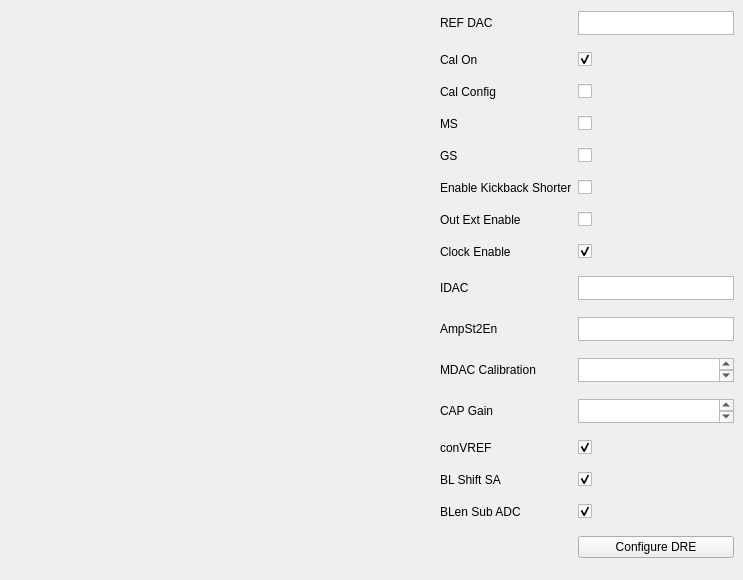
            <widget class="QWidget" name="channel1DRETab">
             <attribute name="title">
              <string>DRE</string>
             </attribute>
             <widget class="QWidget" name="gridLayoutWidget_26">
              <property name="geometry">
               <rect>
                <x>440</x>
                <y>0</y>
                <width>294</width>
                <height>571</height>
               </rect>
              </property>
              <layout class="QGridLayout" name="ch2DreGridLayout_2">
               <item row="13" column="1">
                <widget class="QCheckBox" name="coluta13ch1BLShiftSABox">
                 <property name="text">
                  <string/>
                 </property>
                 <property name="checked">
                  <bool>true</bool>
                 </property>
                </widget>
               </item>
               <item row="12" column="1">
                <widget class="QCheckBox" name="coluta13ch1conVREFBox">
                 <property name="text">
                  <string/>
                 </property>
                 <property name="checked">
                  <bool>true</bool>
                 </property>
                </widget>
               </item>
               <item row="8" column="1">
                <widget class="QPlainTextEdit" name="coluta13ch1IDACBox">
                 <property name="maximumSize">
                  <size>
                   <width>16777215</width>
                   <height>24</height>
                  </size>
                 </property>
                 <property name="verticalScrollBarPolicy">
                  <enum>Qt::ScrollBarAlwaysOff</enum>
                 </property>
                 <property name="horizontalScrollBarPolicy">
                  <enum>Qt::ScrollBarAlwaysOff</enum>
                 </property>
                </widget>
               </item>
               <item row="15" column="1">
                <widget class="QCheckBox" name="coluta13ch1BLENSUBADCBox">
                 <property name="text">
                  <string/>
                 </property>
                 <property name="checked">
                  <bool>true</bool>
                 </property>
                </widget>
               </item>
               <item row="7" column="0">
                <widget class="QLabel" name="ch2CLK_ENLabel_2">
                 <property name="maximumSize">
                  <size>
                   <width>16777215</width>
                   <height>20</height>
                  </size>
                 </property>
                 <property name="text">
                  <string>Clock Enable</string>
                 </property>
                </widget>
               </item>
               <item row="13" column="0">
                <widget class="QLabel" name="ch2MSLabel_2">
                 <property name="maximumSize">
                  <size>
                   <width>16777215</width>
                   <height>20</height>
                  </size>
                 </property>
                 <property name="text">
                  <string>BL Shift SA</string>
                 </property>
                </widget>
               </item>
               <item row="3" column="0">
                <widget class="QLabel" name="label_32">
                 <property name="maximumSize">
                  <size>
                   <width>16777215</width>
                   <height>20</height>
                  </size>
                 </property>
                 <property name="text">
                  <string>MS</string>
                 </property>
                </widget>
               </item>
               <item row="12" column="0">
                <widget class="QLabel" name="ch2GSLabel_2">
                 <property name="maximumSize">
                  <size>
                   <width>16777215</width>
                   <height>20</height>
                  </size>
                 </property>
                 <property name="text">
                  <string>conVREF</string>
                 </property>
                </widget>
               </item>
               <item row="6" column="1">
                <widget class="QCheckBox" name="coluta13ch1OutExtEnBox">
                 <property name="text">
                  <string/>
                 </property>
                </widget>
               </item>
               <item row="2" column="1">
                <widget class="QCheckBox" name="coluta13ch1CalConfig1Box">
                 <property name="text">
                  <string/>
                 </property>
                </widget>
               </item>
               <item row="4" column="0">
                <widget class="QLabel" name="ch2CAPGAINLabel_2">
                 <property name="maximumSize">
                  <size>
                   <width>16777215</width>
                   <height>20</height>
                  </size>
                 </property>
                 <property name="text">
                  <string>GS</string>
                 </property>
                </widget>
               </item>
               <item row="0" column="0">
                <widget class="QLabel" name="coluta13ch1REFDACLabel">
                 <property name="maximumSize">
                  <size>
                   <width>16777215</width>
                   <height>20</height>
                  </size>
                 </property>
                 <property name="text">
                  <string>REF DAC</string>
                 </property>
                </widget>
               </item>
               <item row="1" column="0">
                <widget class="QLabel" name="ch2BLPolLabel_2">
                 <property name="maximumSize">
                  <size>
                   <width>16777215</width>
                   <height>20</height>
                  </size>
                 </property>
                 <property name="text">
                  <string>Cal On</string>
                 </property>
                </widget>
               </item>
               <item row="5" column="0">
                <widget class="QLabel" name="ch2REFDACLabel_2">
                 <property name="maximumSize">
                  <size>
                   <width>16777215</width>
                   <height>20</height>
                  </size>
                 </property>
                 <property name="text">
                  <string>Enable Kickback Shorter</string>
                 </property>
                </widget>
               </item>
               <item row="11" column="0">
                <widget class="QLabel" name="ch2ENSARINLabel_2">
                 <property name="maximumSize">
                  <size>
                   <width>16777215</width>
                   <height>20</height>
                  </size>
                 </property>
                 <property name="text">
                  <string>CAP Gain</string>
                 </property>
                </widget>
               </item>
               <item row="6" column="0">
                <widget class="QLabel" name="ch2AmpSt2Label_2">
                 <property name="maximumSize">
                  <size>
                   <width>16777215</width>
                   <height>20</height>
                  </size>
                 </property>
                 <property name="text">
                  <string>Out Ext Enable</string>
                 </property>
                </widget>
               </item>
               <item row="1" column="1">
                <widget class="QCheckBox" name="coluta13ch1CalOnBox">
                 <property name="text">
                  <string/>
                 </property>
                 <property name="checked">
                  <bool>true</bool>
                 </property>
                </widget>
               </item>
               <item row="7" column="1">
                <widget class="QCheckBox" name="coluta13ch1DCLKENBox">
                 <property name="text">
                  <string/>
                 </property>
                 <property name="checked">
                  <bool>true</bool>
                 </property>
                </widget>
               </item>
               <item row="2" column="0">
                <widget class="QLabel" name="ch2MilSt2CMFB_ENLabel_2">
                 <property name="maximumSize">
                  <size>
                   <width>16777215</width>
                   <height>20</height>
                  </size>
                 </property>
                 <property name="text">
                  <string>Cal Config</string>
                 </property>
                </widget>
               </item>
               <item row="3" column="1">
                <widget class="QCheckBox" name="coluta13ch1MSBox">
                 <property name="text">
                  <string/>
                 </property>
                </widget>
               </item>
               <item row="9" column="0">
                <widget class="QLabel" name="ch2OUTEXTERNALENLabel_2">
                 <property name="maximumSize">
                  <size>
                   <width>16777215</width>
                   <height>20</height>
                  </size>
                 </property>
                 <property name="text">
                  <string>AmpSt2En</string>
                 </property>
                </widget>
               </item>
               <item row="8" column="0">
                <widget class="QLabel" name="ch2IDACLabel_2">
                 <property name="maximumSize">
                  <size>
                   <width>16777215</width>
                   <height>20</height>
                  </size>
                 </property>
                 <property name="text">
                  <string>IDAC</string>
                 </property>
                </widget>
               </item>
               <item row="10" column="0">
                <widget class="QLabel" name="ch2ENASDLabel_2">
                 <property name="maximumSize">
                  <size>
                   <width>16777215</width>
                   <height>20</height>
                  </size>
                 </property>
                 <property name="text">
                  <string>MDAC Calibration</string>
                 </property>
                </widget>
               </item>
               <item row="9" column="1">
                <widget class="QPlainTextEdit" name="coluta13ch1AmpSt2ENBox">
                 <property name="maximumSize">
                  <size>
                   <width>16777215</width>
                   <height>24</height>
                  </size>
                 </property>
                 <property name="verticalScrollBarPolicy">
                  <enum>Qt::ScrollBarAlwaysOff</enum>
                 </property>
                 <property name="horizontalScrollBarPolicy">
                  <enum>Qt::ScrollBarAlwaysOff</enum>
                 </property>
                </widget>
               </item>
               <item row="0" column="1">
                <widget class="QPlainTextEdit" name="coluta13ch1REFDACBox">
                 <property name="maximumSize">
                  <size>
                   <width>16777215</width>
                   <height>24</height>
                  </size>
                 </property>
                 <property name="verticalScrollBarPolicy">
                  <enum>Qt::ScrollBarAlwaysOff</enum>
                 </property>
                 <property name="horizontalScrollBarPolicy">
                  <enum>Qt::ScrollBarAlwaysOff</enum>
                 </property>
                </widget>
               </item>
               <item row="15" column="0">
                <widget class="QLabel" name="label_33">
                 <property name="maximumSize">
                  <size>
                   <width>16777215</width>
                   <height>20</height>
                  </size>
                 </property>
                 <property name="text">
                  <string>BLen Sub ADC</string>
                 </property>
                </widget>
               </item>
               <item row="5" column="1">
                <widget class="QCheckBox" name="coluta13ch1EnKickbackShorterBox">
                 <property name="text">
                  <string/>
                 </property>
                </widget>
               </item>
               <item row="4" column="1">
                <widget class="QCheckBox" name="coluta13ch1GSBox">
                 <property name="text">
                  <string/>
                 </property>
                </widget>
               </item>
               <item row="16" column="1">
                <widget class="QPushButton" name="coluta13ch1ConfigureButton">
                 <property name="text">
                  <string>Configure DRE</string>
                 </property>
                </widget>
               </item>
               <item row="10" column="1">
                <widget class="QPlainTextEdit" name="coluta13ch1MDACCALBox">
                 <property name="maximumSize">
                  <size>
                   <width>16777215</width>
                   <height>24</height>
                  </size>
                 </property>
                </widget>
               </item>
               <item row="11" column="1">
                <widget class="QPlainTextEdit" name="coluta13ch1CAPGAINBox">
                 <property name="maximumSize">
                  <size>
                   <width>16777215</width>
                   <height>24</height>
                  </size>
                 </property>
                </widget>
               </item>
              </layout>
             </widget>
            </widget>
